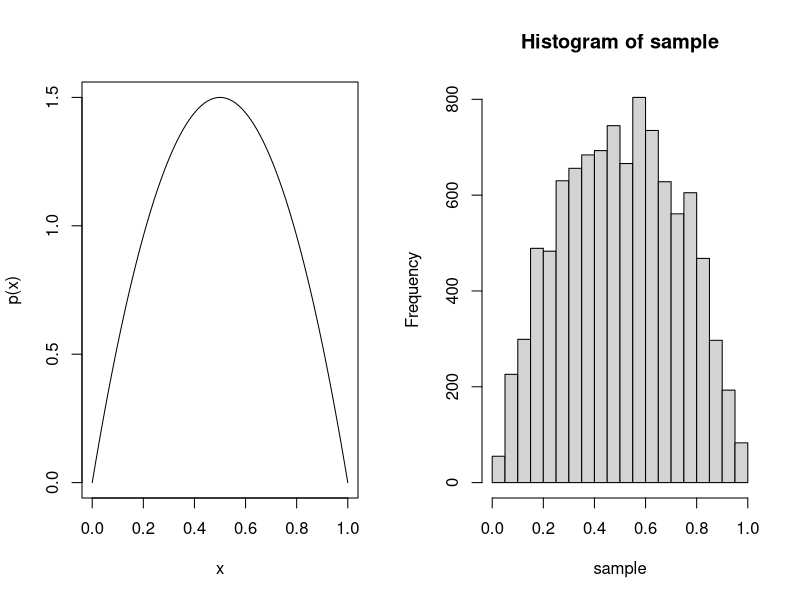

Recreate this plot in R.
# メトロポリス法
p <- function(x){
  return(6*x*(1-x))
} #目標の確率密度関数（ベータ分布）
p(0.5)
x <- 0:100/100
x

step <- function(x){
  x_next <- x + runif(1, min=-1, max=1)
  r <- p(x_next)/p(x)
  if(r > 1){
    return(x_next)
  }  else{
    q <- runif(1)
    if(r > q) return(x_next)
    else return(x)
  }
}
sample <- c()
sample[1] <- runif(1)
N <- 10000
for(i in 1:(N-1)){
  sample[i+1] <- step(sample[i])
}
par(mfrow=c(1,2))
plot(x,p(x),'l')
hist(sample)
